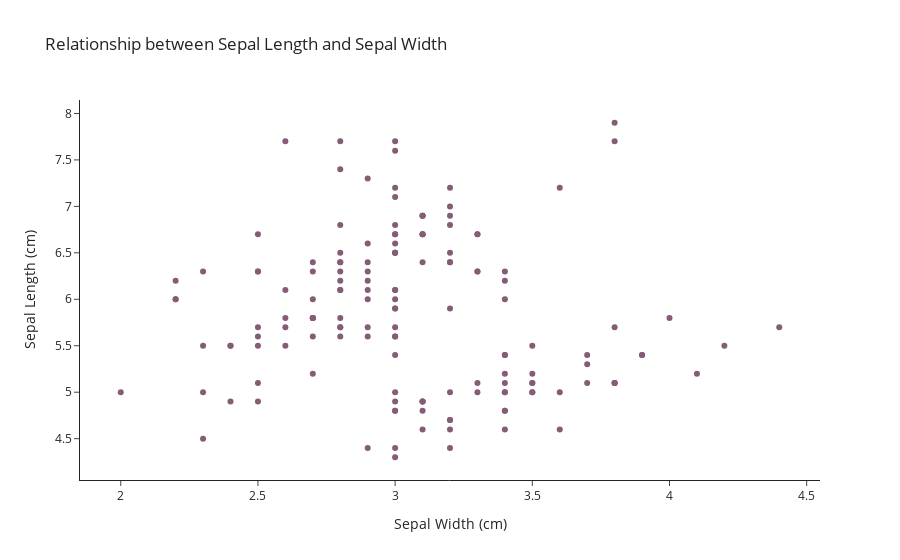

Notebook code for this chart:
### Markdown cell above
As before, we need to show the figure:

- `with fig_iris_better do show`

### Code cell
fig_iris_better.show()

#<xml xmlns="https://developers.google.com/blockly/xml"><variables><variable id="M$7,=.n3XI;72Sc2?yZB">fig_iris_better</variable></variables><block type="varDoMethod_Python" id="_t]wLbN%9D#gH*v@AoR2" x="8" y="188"><field name="VAR" id="M$7,=.n3XI;72Sc2?yZB">fig_iris_better</field><field name="MEMBER">show</field><data>fig_iris_better:show</data></block></xml>

### Figure 1 — Plotly figure (JSON) as saved in the notebook; plotly's stock layout.template omitted (floating-point values rounded to 4 significant figures; data arrays with more than 128 entries replaced by an {"elided": "..."} marker saying what was removed)
{"data": [{"hovertemplate": "Sepal Width (cm)=%{x}<br>Sepal Length (cm)=%{y}<extra></extra>", "legendgroup": "", "marker": {"color": "rgb(133, 92, 117)", "symbol": "circle"}, "mode": "markers", "name": "", "orientation": "v", "showlegend": false, "type": "scatter", "x": {"elided": "150 float values"}, "xaxis": "x", "y": {"elided": "150 float values"}, "yaxis": "y"}], "layout": {"autosize": true, "legend": {"tracegroupgap": 0}, "title": {"text": "Relationship between Sepal Length and Sepal Width"}, "xaxis": {"anchor": "y", "autorange": true, "domain": [0, 1], "range": [1.858, 4.542], "title": {"text": "Sepal Width (cm)"}, "type": "linear"}, "yaxis": {"anchor": "x", "autorange": true, "domain": [0, 1], "range": [4.036, 8.164], "title": {"text": "Sepal Length (cm)"}, "type": "linear"}}}
